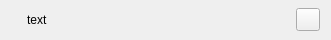
<?xml version="1.0" encoding="UTF-8"?>
<ui version="4.0">
 <class>AutoTipWidget</class>
 <widget class="QWidget" name="AutoTipWidget">
  <property name="geometry">
   <rect>
    <x>0</x>
    <y>0</y>
    <width>331</width>
    <height>40</height>
   </rect>
  </property>
  <property name="windowTitle">
   <string>AutoTipWidget</string>
  </property>
  <layout class="QHBoxLayout" name="horizontalLayout">
   <property name="leftMargin">
    <number>5</number>
   </property>
   <property name="topMargin">
    <number>0</number>
   </property>
   <property name="bottomMargin">
    <number>0</number>
   </property>
   <item>
    <widget class="QLabel" name="labelIcon">
     <property name="minimumSize">
      <size>
       <width>16</width>
       <height>16</height>
      </size>
     </property>
     <property name="maximumSize">
      <size>
       <width>16</width>
       <height>16</height>
      </size>
     </property>
     <property name="text">
      <string notr="true"/>
     </property>
     <property name="pixmap">
      <pixmap resource="../inst.qrc">:/images/Icon_76.png</pixmap>
     </property>
     <property name="scaledContents">
      <bool>true</bool>
     </property>
    </widget>
   </item>
   <item>
    <widget class="ElidedLabel" name="labelText">
     <property name="text">
      <string notr="true">text</string>
     </property>
    </widget>
   </item>
   <item>
    <widget class="StyleToolButton" name="toolButtonClose">
     <property name="text">
      <string/>
     </property>
     <property name="autoRaise">
      <bool>false</bool>
     </property>
    </widget>
   </item>
  </layout>
 </widget>
 <layoutdefault spacing="6" margin="11"/>
 <customwidgets>
  <customwidget>
   <class>ElidedLabel</class>
   <extends>QLabel</extends>
   <header location="global">elidedlabel.h</header>
  </customwidget>
  <customwidget>
   <class>StyleToolButton</class>
   <extends>QToolButton</extends>
   <header location="global">styletoolbutton.h</header>
  </customwidget>
 </customwidgets>
 <resources>
  <include location="../inst.qrc"/>
 </resources>
 <connections/>
</ui>
